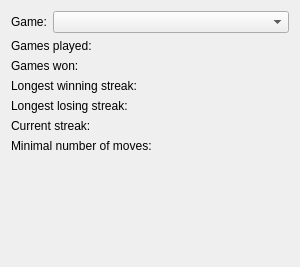
<ui version="4.0" >
 <class>GameStats</class>
 <widget class="QWidget" name="GameStats" >
  <property name="geometry" >
   <rect>
    <x>0</x>
    <y>0</y>
    <width>300</width>
    <height>267</height>
   </rect>
  </property>
  <property name="windowTitle" >
   <string>Statistics</string>
  </property>
  <layout class="QVBoxLayout" name="verticalLayout" >
   <item>
    <layout class="QHBoxLayout" name="_11" >
     <property name="spacing" >
      <number>6</number>
     </property>
     <property name="margin" >
      <number>0</number>
     </property>
     <item>
      <widget class="QLabel" name="textLabel1" >
       <property name="sizePolicy" >
        <sizepolicy vsizetype="Preferred" hsizetype="Minimum" >
         <horstretch>0</horstretch>
         <verstretch>0</verstretch>
        </sizepolicy>
       </property>
       <property name="text" >
        <string>Game:</string>
       </property>
      </widget>
     </item>
     <item>
      <widget class="KComboBox" name="GameType" >
       <property name="sizePolicy" >
        <sizepolicy vsizetype="Fixed" hsizetype="Expanding" >
         <horstretch>0</horstretch>
         <verstretch>0</verstretch>
        </sizepolicy>
       </property>
      </widget>
     </item>
    </layout>
   </item>
   <item>
    <layout class="QHBoxLayout" name="_9" >
     <property name="spacing" >
      <number>6</number>
     </property>
     <property name="margin" >
      <number>0</number>
     </property>
     <item>
      <layout class="QGridLayout" name="_10" >
       <property name="margin" >
        <number>0</number>
       </property>
       <property name="spacing" >
        <number>6</number>
       </property>
       <item row="1" column="1" colspan="2" >
        <widget class="QLabel" name="Won" >
         <property name="text" >
          <string/>
         </property>
        </widget>
       </item>
       <item row="2" column="0" >
        <widget class="QLabel" name="textLabel7" >
         <property name="text" >
          <string>Longest winning streak:</string>
         </property>
        </widget>
       </item>
       <item row="0" column="0" >
        <widget class="QLabel" name="textLabel2" >
         <property name="text" >
          <string>Games played:</string>
         </property>
        </widget>
       </item>
       <item row="3" column="1" colspan="2" >
        <widget class="QLabel" name="LoseStreak" >
         <property name="text" >
          <string/>
         </property>
         <property name="alignment" >
          <set>Qt::AlignLeading|Qt::AlignLeft|Qt::AlignVCenter</set>
         </property>
        </widget>
       </item>
       <item row="3" column="0" >
        <widget class="QLabel" name="textLabel8" >
         <property name="text" >
          <string>Longest losing streak:</string>
         </property>
        </widget>
       </item>
       <item row="2" column="1" colspan="2" >
        <widget class="QLabel" name="WinStreak" >
         <property name="text" >
          <string/>
         </property>
         <property name="alignment" >
          <set>Qt::AlignLeading|Qt::AlignLeft|Qt::AlignVCenter</set>
         </property>
        </widget>
       </item>
       <item row="1" column="0" >
        <widget class="QLabel" name="textLabel3" >
         <property name="text" >
          <string>Games won:</string>
         </property>
        </widget>
       </item>
       <item row="0" column="1" colspan="2" >
        <widget class="QLabel" name="Played" >
         <property name="text" >
          <string/>
         </property>
         <property name="alignment" >
          <set>Qt::AlignLeading|Qt::AlignLeft|Qt::AlignVCenter</set>
         </property>
        </widget>
       </item>
       <item row="4" column="0" >
        <widget class="QLabel" name="label" >
         <property name="text" >
          <string>Current streak:</string>
         </property>
        </widget>
       </item>
       <item row="4" column="1" colspan="2" >
        <widget class="QLabel" name="CurrentStreak" >
         <property name="text" >
          <string/>
         </property>
        </widget>
       </item>
       <item row="5" column="0" >
        <widget class="QLabel" name="label_2" >
         <property name="text" >
          <string>Minimal number of moves:</string>
         </property>
        </widget>
       </item>
       <item row="5" column="1" colspan="2" >
        <widget class="QLabel" name="MinMoves" >
         <property name="text" >
          <string/>
         </property>
         <property name="alignment" >
          <set>Qt::AlignLeading|Qt::AlignLeft|Qt::AlignVCenter</set>
         </property>
        </widget>
       </item>
      </layout>
     </item>
    </layout>
   </item>
   <item>
    <spacer name="spacer" >
     <property name="orientation" >
      <enum>Qt::Vertical</enum>
     </property>
     <property name="sizeType" >
      <enum>QSizePolicy::Expanding</enum>
     </property>
     <property name="sizeHint" stdset="0" >
      <size>
       <width>275</width>
       <height>94</height>
      </size>
     </property>
    </spacer>
   </item>
  </layout>
 </widget>
 <customwidgets>
  <customwidget>
   <class>KComboBox</class>
   <extends>QComboBox</extends>
   <header>kcombobox.h</header>
  </customwidget>
 </customwidgets>
 <resources/>
 <connections/>
</ui>
